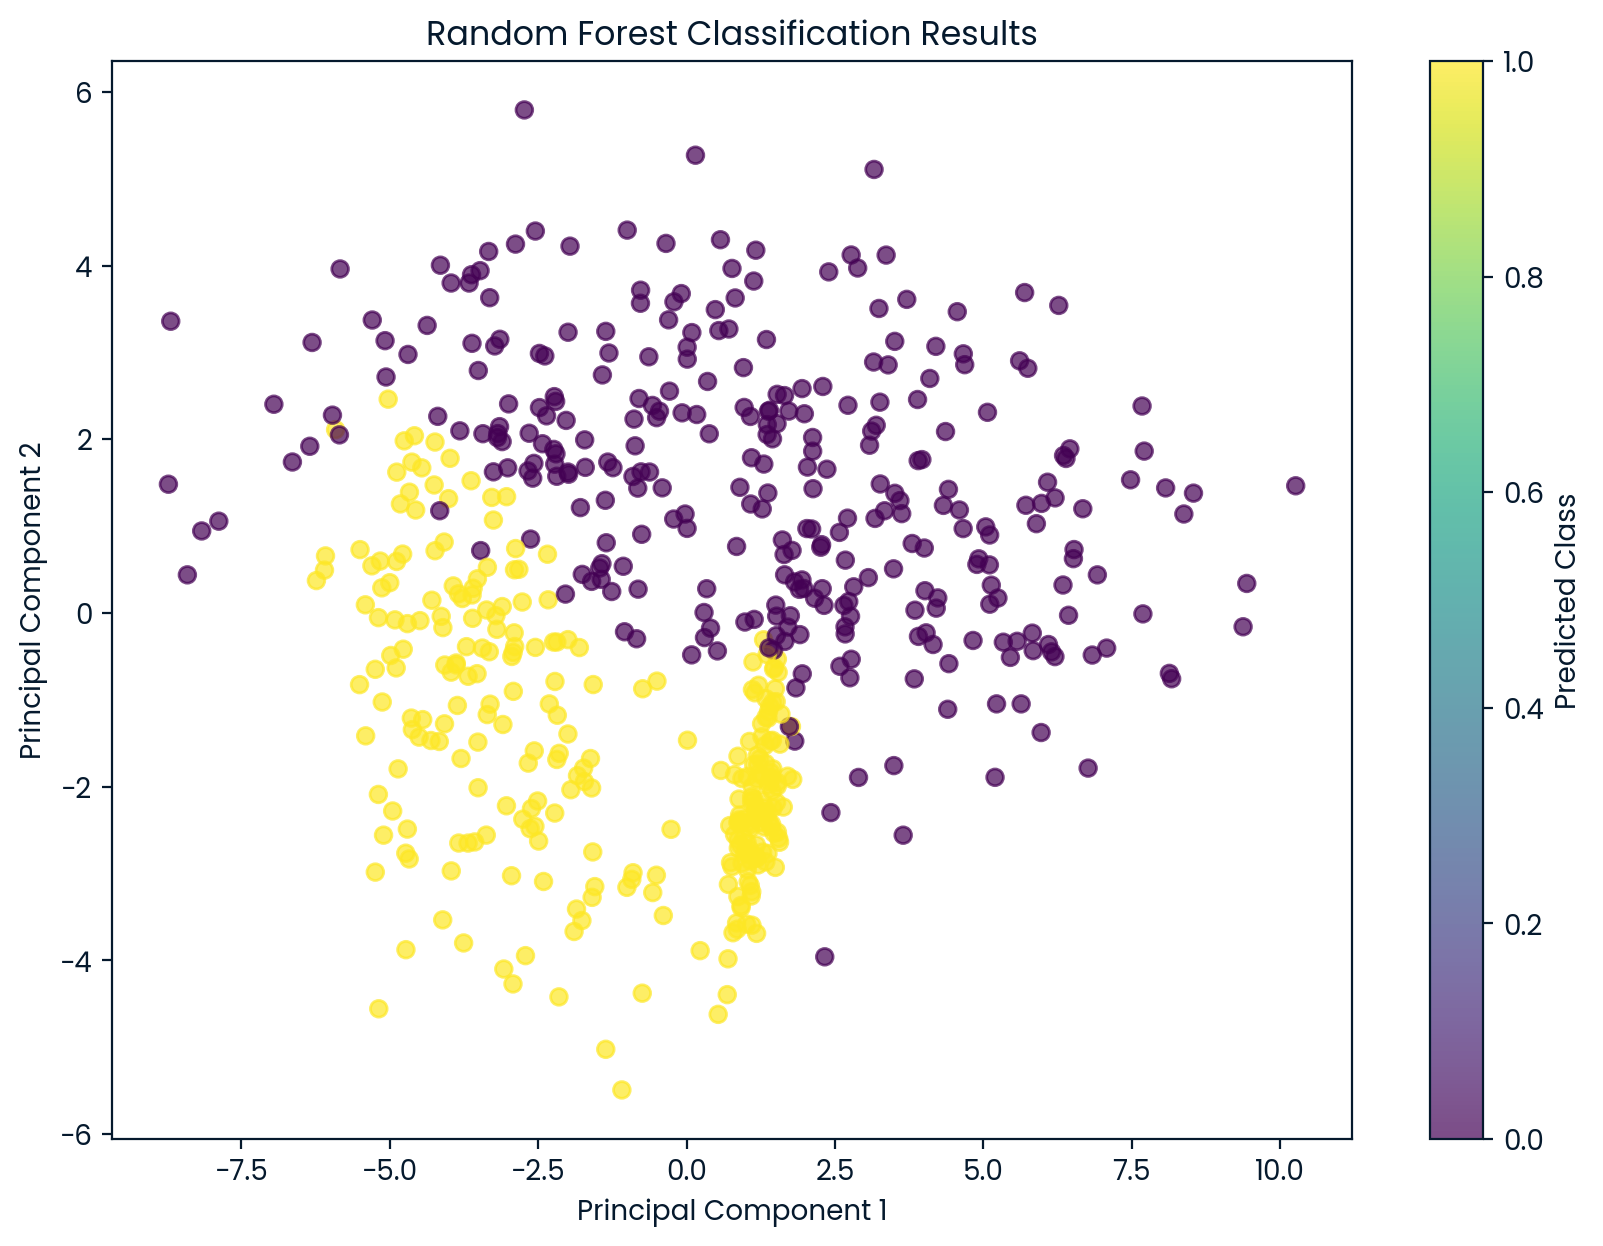

Source code (Python):
import numpy as np
import matplotlib.pyplot as plt
from sklearn.datasets import make_classification
from sklearn.ensemble import RandomForestClassifier
from sklearn.model_selection import train_test_split
from sklearn.decomposition import PCA

# Generate a synthetic dataset
X, y = make_classification(n_samples=2000, n_features=20, n_informative=2, n_redundant=10, random_state=42)

# Split the dataset into training and testing sets
X_train, X_test, y_train, y_test = train_test_split(X, y, test_size=0.3, random_state=42)

# Create and train the Random Forest model
rf = RandomForestClassifier(n_estimators=100, random_state=42)
rf.fit(X_train, y_train)

# Reduce dimensionality for visualization using PCA
pca = PCA(n_components=2)
X_test_pca = pca.fit_transform(X_test)

# Predict the test set results
y_pred = rf.predict(X_test)

# Visualize the results
plt.figure(figsize=(10, 7))
plt.scatter(X_test_pca[:, 0], X_test_pca[:, 1], c=y_pred, cmap='viridis', alpha=0.7)
plt.title('Random Forest Classification Results')
plt.xlabel('Principal Component 1')
plt.ylabel('Principal Component 2')
plt.colorbar(label='Predicted Class')
plt.show()
